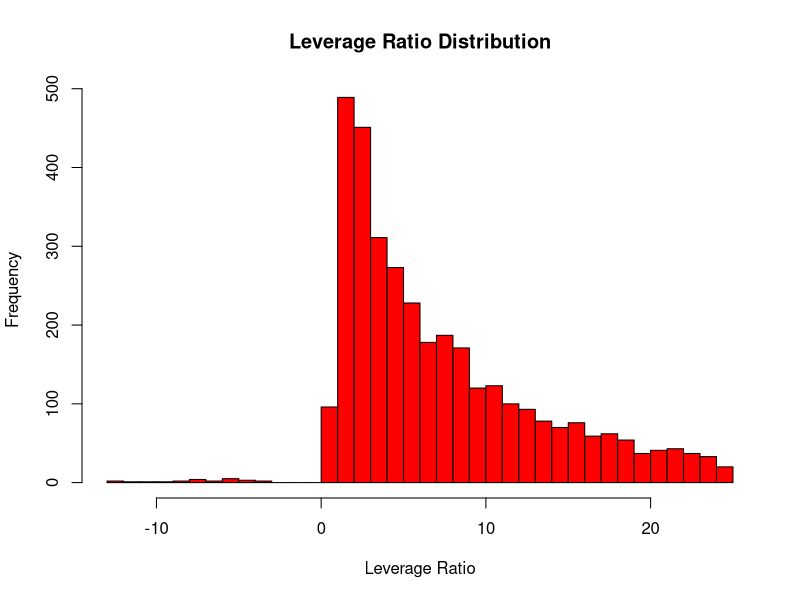
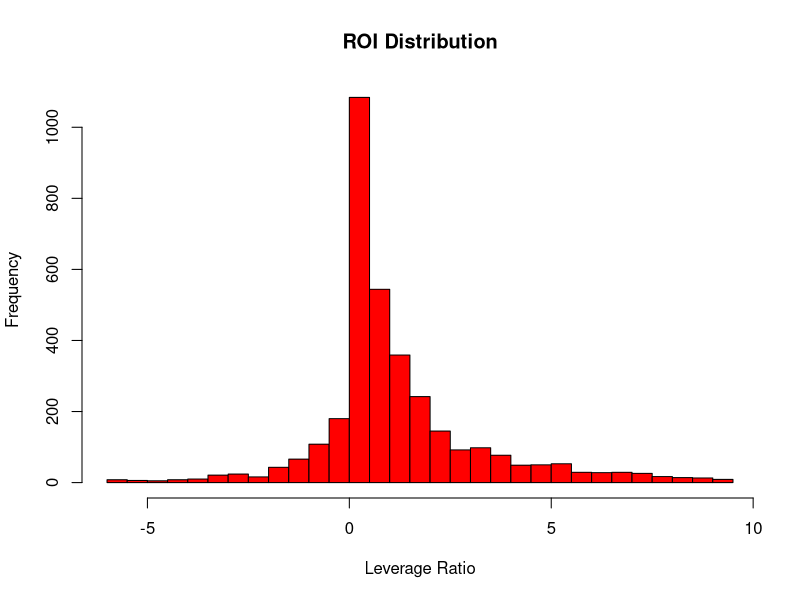
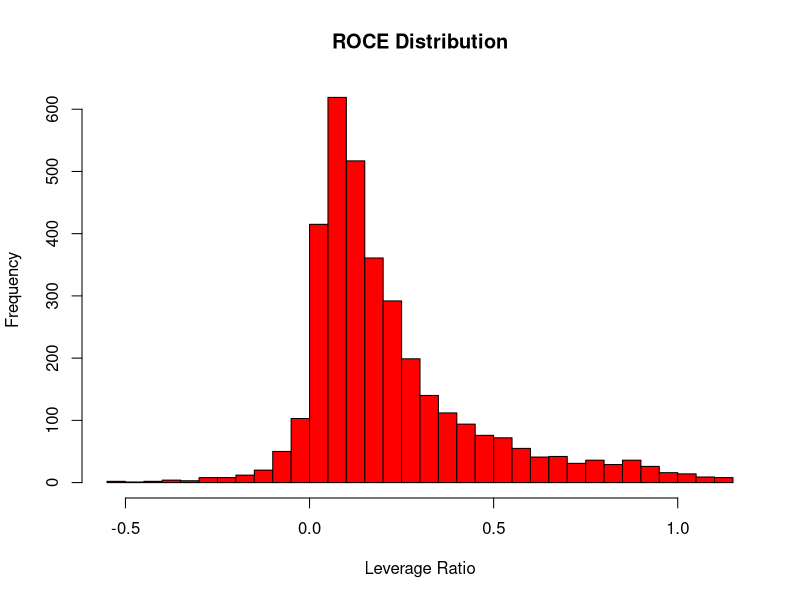
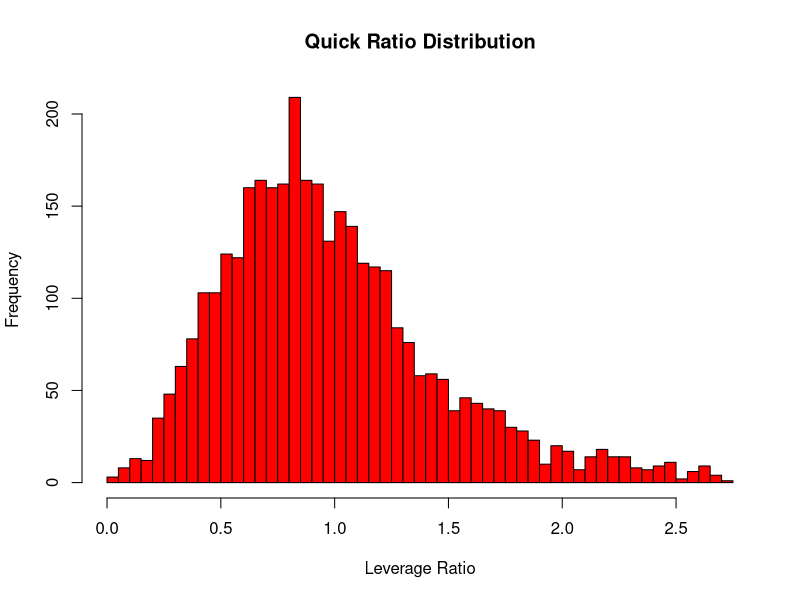
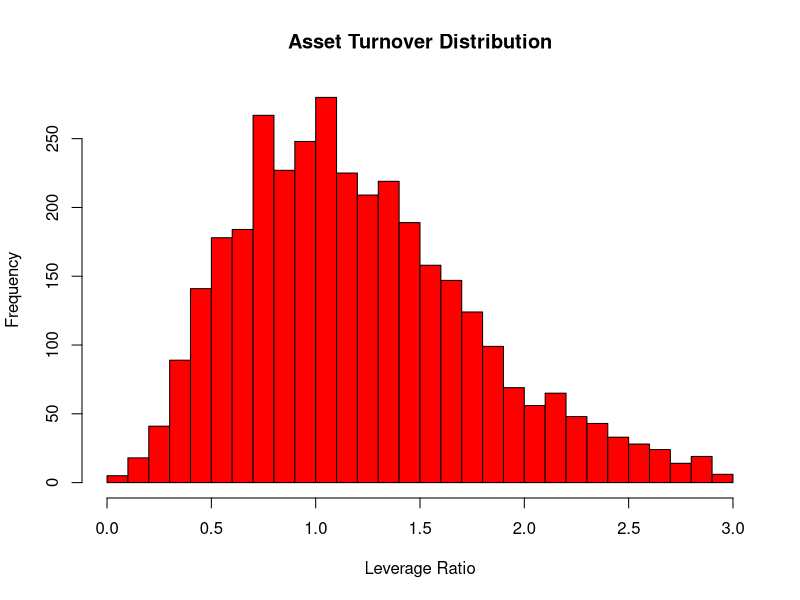
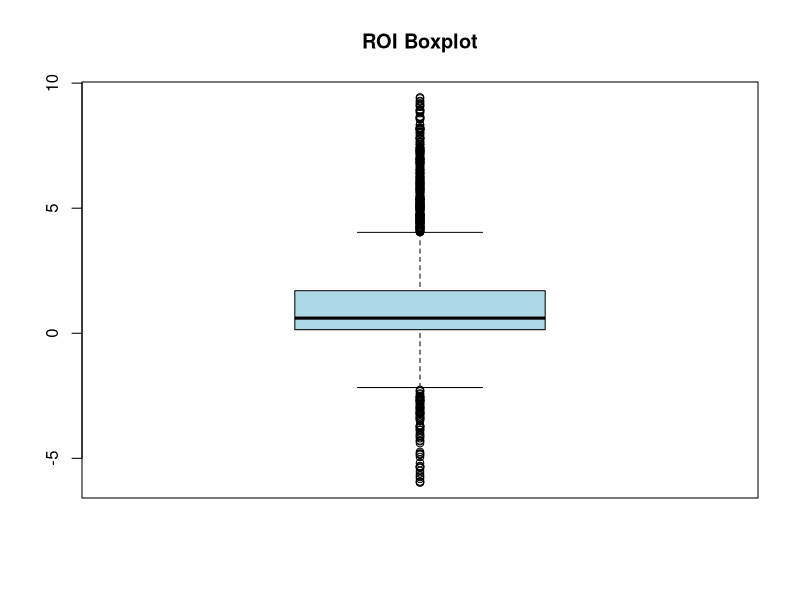
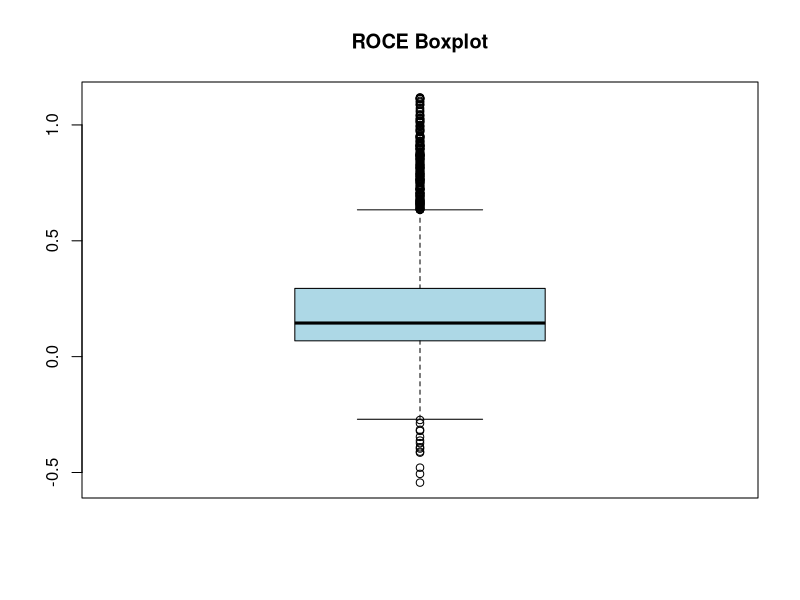
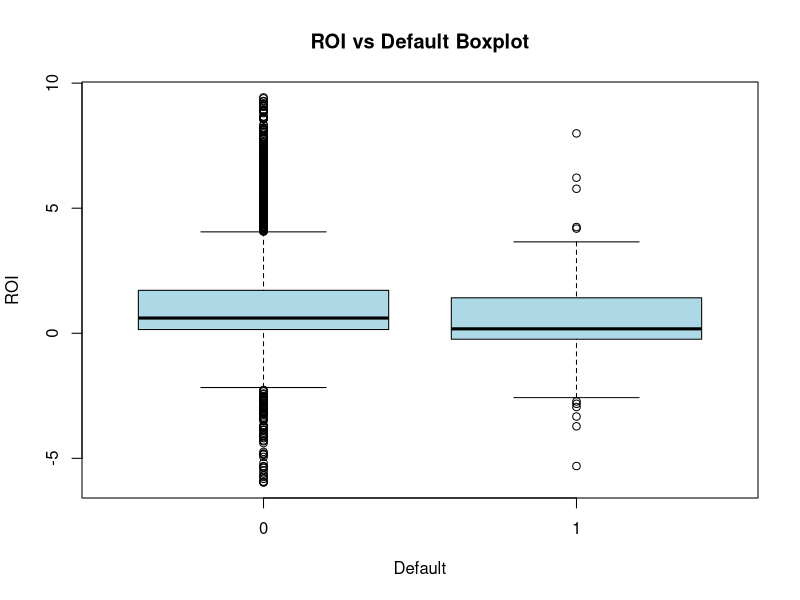

Here is the R script that generated these plots, in order: (Note: this script raises an error after producing the figures.)
library(readr)
library(dplyr)
library(modelr)
library(caret)
library(formattable)
library(corrplot)
library(GGally)

ds = read_csv("companies_data.csv")

# Fix categorical variables
ds$Default    = as.factor(ds$Default)
ds$nace       = as.factor(ds$nace)
ds$nace_group = as.factor(ds$nace_group)


# print name of every column
names(ds)

# Plot of distributions
hist(ds$leverage_ratio, col='red', breaks=40, main='Leverage Ratio Distribution', xlab='Leverage Ratio')
hist(ds$ROI, col='red', breaks=40, main='ROI Distribution', xlab='Leverage Ratio')
hist(ds$ROCE, col='red', breaks=40, main='ROCE Distribution', xlab='Leverage Ratio')
hist(ds$quick_ratio, col='red', breaks=40, main='Quick Ratio Distribution', xlab='Leverage Ratio')
hist(ds$asset_turnover, col='red', breaks=40, main='Asset Turnover Distribution', xlab='Leverage Ratio')


# Boxplot
boxplot(ds$ROI, col='lightblue', main='ROI Boxplot')
boxplot(ds$ROCE, col='lightblue', main='ROCE Boxplot')

# Boxplot depending on Default
boxplot(ROI ~ Default, ds, col='lightblue', xlab='Default', main='ROI vs Default Boxplot')


# Scatter Plot
plot(ds)

plot(ds$total_asset_total_liab, ds$debt_ratio, col='lightgreen')
plot(ds$ROI, ds$ROE, col='red')
plot(ds$ROS, ds$ROCE, col='blue')


# Correlation Matrix
cmatrix = cor(ds %>% select(-c('Default','nace','nace_group')))
corrplot(cmatrix, method='circle')
corrplot(cmatrix, method='square')
corrplot(cmatrix, method='ellipse')
corrplot(cmatrix, method='shade')
# corrplot(cmatrix, type='upper', order='hclust', p.mat=p.mat, sig.level=0.01)

# Summary Statistics
summary(ds)


ds = ds %>% select(-c('nace', 'nace_group', 'Default'))

tmp <- do.call(data.frame, 
           list(mean = apply(ds, 2, mean),
                sd = apply(ds, 2, sd),
                median = apply(ds, 2, median),
                min = apply(ds, 2, min),
                max = apply(ds, 2, max)
                ))


# Fancy Stuff
widget_formattable = formattable(tmp, list(
    mean = color_tile('lightblue', 'white'),
    sd = color_tile('lightblue', 'white'),
    median = color_bar('red', na.rm = TRUE),
    min = color_tile('white', 'orange'),
    max = color_tile('white', 'orange')
    #area(col=c(intensity_1, intensity_2, intensity_3, intensity_4)) ~ normalize_bar("pink")
))
widget_formattable

ggparcoord(ds, columns = 1:11,  scale = 'globalminmax')
